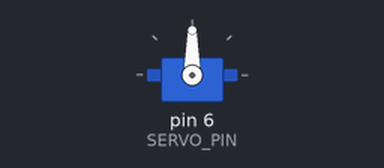
A sketch run on a simulated Arduino Nano, built with avr-gcc and run on an emulated ATmega328P. Parts: servo.

Above: at 3.1 s.
At 6.1 s:
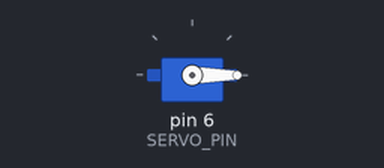
Timing chart, 0 to 7.6 s (numbered marks = the images above):
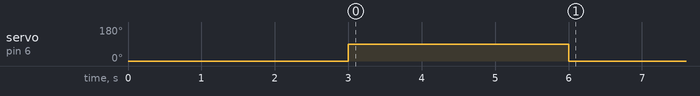

Measured:
- by itself, servo on pin 6 (SERVO_PIN): 0° → 90° at 3.0 s, → 0° 3.0 s later

The sketch:

hook_test.ino
```cpp
// Drone payload hook - servo test
// Closed = 0 deg (hook hanging straight down, keeper closes the mouth)
// Open   = 90 deg (hook swings sideways, mouth facing down, load drops)
//
// Arduino Nano: uses <Servo.h>, signal on D6.
// ESP32: install the ESP32Servo library, change the include to
//        #include <ESP32Servo.h> and use a PWM pin such as GPIO 13.
//
// Power the servo from its own 5-6 V, 3 A+ supply (BEC or buck converter).
// Join the servo supply ground to the controller ground.

#include <Servo.h>

Servo hook;

const int SERVO_PIN = 6;
const int CLOSED = 0;   // if your servo turns the hook toward the keeper, use 180
const int OPEN   = 90;  // and keep this at 90 (try 100 if the load doesn't drop)

void setup() {
  hook.attach(SERVO_PIN);
  hook.write(CLOSED);
  delay(3000);
  hook.write(OPEN);
  delay(3000);
  hook.write(CLOSED);
}

void loop() {}
```
